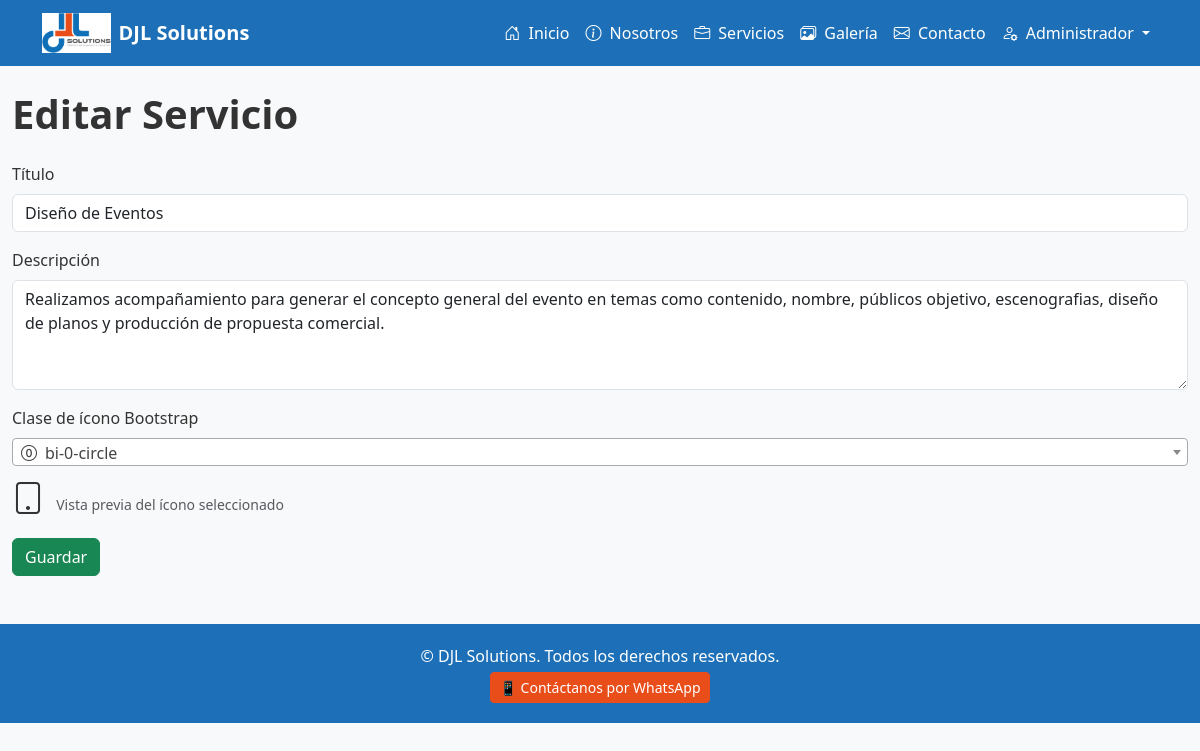
Page /admin/services/edit/1 (signed in) on the committed database.
### models.py (models this page shows)
class Service(db.Model):
    id = db.Column(db.Integer, primary_key=True)
    title = db.Column(db.String(100), nullable=False)
    description = db.Column(db.Text, nullable=False)
    icon = db.Column(db.String(50), nullable=False)  # clase de ícono Bootstrap

### app.py (the view, shortened to what this page needs)
@app.route('/admin/services/edit/<int:service_id>', methods=['GET', 'POST'])
@login_required
def edit_service(service_id):
    service = Service.query.get_or_404(service_id)
    form = ServiceForm(obj=service)
    return render_template('service_form.html', form=form, title='Editar Servicio')

### templates/forms.py
class ServiceForm(FlaskForm):
    title = StringField('Título', validators=[DataRequired()])
    description = TextAreaField('Descripción', validators=[DataRequired()])
    icon = StringField('Clase de ícono Bootstrap', validators=[DataRequired()])
    submit = SubmitField('Guardar')

### app.py (called while the page is built)
@login_manager.user_loader
def load_user(user_id):
    return User.query.get(int(user_id))

### templates/service_form.html (shortened to what this page needs)
{% extends 'base.html' %}
{% block content %}
<h1 class="fw-bold mb-4">{{ title }}</h1>
<form method="POST">
  <div class="mb-3">
    {{ form.title.label(class="form-label") }}
    {{ form.title(class="form-control") }}
  </div>
  <div class="mb-3">
    {{ form.description.label(class="form-label") }}
    {{ form.description(class="form-control", rows=4) }}
  </div>
  <div class="mb-3">
  {{ form.icon.label(class="form-label") }}
  <div class="mt-2">
    <i id="iconPreview" class="bi {{ form.icon.data or 'bi-briefcase' }} fs-2"></i>
    <small class="text-muted ms-2">Vista previa del ícono seleccionado</small>
  </div>
</div>
  <button type="submit" class="btn btn-success">{{ form.submit.label.text }}</button>
</form>
{% endblock %}

### static/css/styles.css (style rules this page uses)
body { font-family: 'Segoe UI', Tahoma, Geneva, Verdana, sans-serif; background-color: #f8f9fa; color: #333; }

### rows in the picture
Service: title "Diseño de Eventos", description "Realizamos acompañamiento para generar el concepto general del evento en temas como contenido, nombre, públicos objetivo, escenografias, diseño de planos y producción de propuesta comercial."

### other values in the picture
{{ title }} "Editar Servicio"
